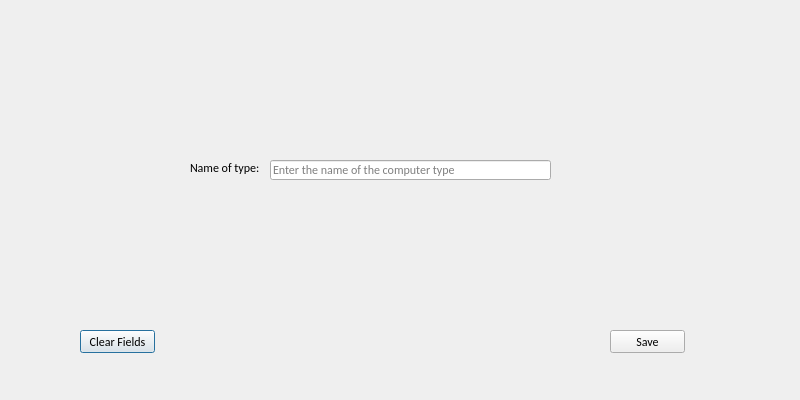
<?xml version="1.0" encoding="UTF-8"?>
<ui version="4.0">
 <class>AddScientist</class>
 <widget class="QDialog" name="AddScientist">
  <property name="geometry">
   <rect>
    <x>0</x>
    <y>0</y>
    <width>800</width>
    <height>400</height>
   </rect>
  </property>
  <property name="windowTitle">
   <string>Dialog</string>
  </property>
  <widget class="QPushButton" name="pushButton_2">
   <property name="geometry">
    <rect>
     <x>80</x>
     <y>330</y>
     <width>75</width>
     <height>23</height>
    </rect>
   </property>
   <property name="font">
    <font>
     <family>Calibri</family>
    </font>
   </property>
   <property name="text">
    <string>Clear Fields</string>
   </property>
  </widget>
  <widget class="QLineEdit" name="lineEdit">
   <property name="geometry">
    <rect>
     <x>270</x>
     <y>160</y>
     <width>281</width>
     <height>20</height>
    </rect>
   </property>
   <property name="font">
    <font>
     <family>Calibri</family>
    </font>
   </property>
   <property name="placeholderText">
    <string>Enter the name of the computer type</string>
   </property>
  </widget>
  <widget class="QLabel" name="label">
   <property name="geometry">
    <rect>
     <x>190</x>
     <y>160</y>
     <width>81</width>
     <height>16</height>
    </rect>
   </property>
   <property name="font">
    <font>
     <family>Calibri</family>
    </font>
   </property>
   <property name="text">
    <string>Name of type:</string>
   </property>
  </widget>
  <widget class="QPushButton" name="pushButton">
   <property name="geometry">
    <rect>
     <x>610</x>
     <y>330</y>
     <width>75</width>
     <height>23</height>
    </rect>
   </property>
   <property name="font">
    <font>
     <family>Calibri</family>
    </font>
   </property>
   <property name="text">
    <string>Save</string>
   </property>
  </widget>
  <widget class="QLabel" name="label_logoAddScientist">
   <property name="geometry">
    <rect>
     <x>200</x>
     <y>40</y>
     <width>331</width>
     <height>31</height>
    </rect>
   </property>
   <property name="styleSheet">
    <string notr="true">
font: 75 14pt &quot;Trebuchet MS&quot;;</string>
   </property>
   <property name="text">
    <string/>
   </property>
   <property name="pixmap">
    <pixmap>:/icons/images/logo_addAComputer.png</pixmap>
   </property>
   <property name="scaledContents">
    <bool>true</bool>
   </property>
  </widget>
  <widget class="QLabel" name="label_2">
   <property name="geometry">
    <rect>
     <x>170</x>
     <y>40</y>
     <width>31</width>
     <height>31</height>
    </rect>
   </property>
   <property name="text">
    <string/>
   </property>
   <property name="pixmap">
    <pixmap>:/icons/images/computer2_icon.png</pixmap>
   </property>
   <property name="scaledContents">
    <bool>true</bool>
   </property>
  </widget>
 </widget>
 <resources/>
 <connections/>
</ui>
